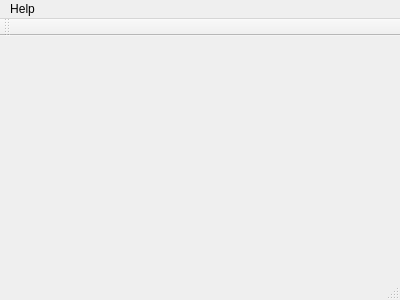
<?xml version="1.0" encoding="UTF-8"?>
<ui version="4.0">
 <class>MainWindow</class>
 <widget class="QMainWindow" name="MainWindow">
  <property name="geometry">
   <rect>
    <x>0</x>
    <y>0</y>
    <width>400</width>
    <height>300</height>
   </rect>
  </property>
  <property name="windowTitle">
   <string>Joystick Config</string>
  </property>
  <widget class="QWidget" name="centralWidget"/>
  <widget class="QMenuBar" name="menuBar">
   <property name="geometry">
    <rect>
     <x>0</x>
     <y>0</y>
     <width>400</width>
     <height>22</height>
    </rect>
   </property>
   <widget class="QMenu" name="menuAbout">
    <property name="title">
     <string>Help</string>
    </property>
    <addaction name="actionAbout_Joystick_App"/>
   </widget>
   <addaction name="menuAbout"/>
  </widget>
  <widget class="QToolBar" name="mainToolBar">
   <attribute name="toolBarArea">
    <enum>TopToolBarArea</enum>
   </attribute>
   <attribute name="toolBarBreak">
    <bool>false</bool>
   </attribute>
  </widget>
  <widget class="QStatusBar" name="statusBar"/>
  <action name="actionAbout_Joystick_App">
   <property name="text">
    <string>About Joystick Config</string>
   </property>
  </action>
 </widget>
 <layoutdefault spacing="6" margin="11"/>
 <resources/>
 <connections>
  <connection>
   <sender>actionAbout_Joystick_App</sender>
   <signal>triggered()</signal>
   <receiver>MainWindow</receiver>
   <slot>showAbout()</slot>
   <hints>
    <hint type="sourcelabel">
     <x>-1</x>
     <y>-1</y>
    </hint>
    <hint type="destinationlabel">
     <x>199</x>
     <y>149</y>
    </hint>
   </hints>
  </connection>
 </connections>
 <slots>
  <slot>showAbout()</slot>
 </slots>
</ui>
